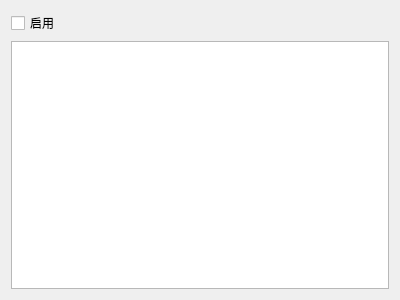
<?xml version="1.0" encoding="UTF-8"?>
<ui version="4.0">
 <class>MLDebugWgt</class>
 <widget class="QWidget" name="MLDebugWgt">
  <property name="geometry">
   <rect>
    <x>0</x>
    <y>0</y>
    <width>400</width>
    <height>300</height>
   </rect>
  </property>
  <property name="windowTitle">
   <string>MLDebugWgt</string>
  </property>
  <layout class="QVBoxLayout" name="verticalLayout">
   <item>
    <layout class="QHBoxLayout" name="horizontalLayout">
     <item>
      <widget class="QCheckBox" name="checkBox_enable">
       <property name="text">
        <string>启用</string>
       </property>
      </widget>
     </item>
     <item>
      <spacer name="horizontalSpacer">
       <property name="orientation">
        <enum>Qt::Horizontal</enum>
       </property>
       <property name="sizeHint" stdset="0">
        <size>
         <width>40</width>
         <height>20</height>
        </size>
       </property>
      </spacer>
     </item>
    </layout>
   </item>
   <item>
    <widget class="QPlainTextEdit" name="plainTextEdit"/>
   </item>
  </layout>
 </widget>
 <layoutdefault spacing="6" margin="11"/>
 <resources/>
 <connections/>
</ui>
